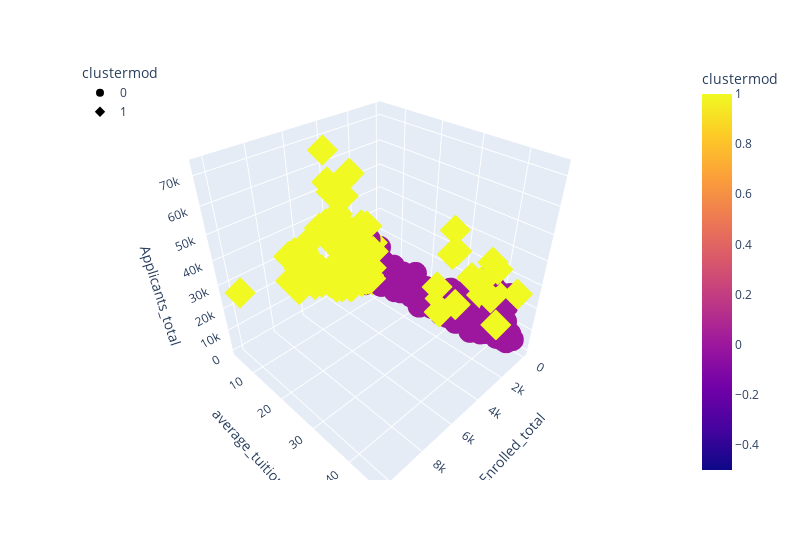

Write notebook code for a chart like this one.
### Code cell
fig = px.scatter_3d(
    colleges_df,
    x="Enrolled_total",
    y="average_tuition",
    z="Applicants_total",
    color="clustermod",
    symbol="clustermod",
    width=800,
)
fig.update_layout(legend=dict(x=0, y=1))
fig.show()

### Figure 1 — Plotly figure (JSON) as saved in the notebook; plotly's stock layout.template omitted (floating-point values rounded to 4 significant figures; data arrays with more than 128 entries replaced by an {"elided": "..."} marker saying what was removed)
{"data": [{"hovertemplate": "clustermod=%{marker.color}<br>Enrolled_total=%{x}<br>average_tuition=%{y}<br>Applicants_total=%{z}<extra></extra>", "legendgroup": "0", "marker": {"color": {"elided": "953 int values"}, "coloraxis": "coloraxis", "symbol": "circle"}, "mode": "markers", "name": "0", "scene": "scene", "showlegend": true, "type": "scatter3d", "x": {"elided": "953 int values"}, "y": {"elided": "953 float values"}, "z": {"elided": "953 int values"}}, {"hovertemplate": "clustermod=%{marker.color}<br>Enrolled_total=%{x}<br>average_tuition=%{y}<br>Applicants_total=%{z}<extra></extra>", "legendgroup": "1", "marker": {"color": {"elided": "167 int values"}, "coloraxis": "coloraxis", "symbol": "diamond"}, "mode": "markers", "name": "1", "scene": "scene", "showlegend": true, "type": "scatter3d", "x": {"elided": "167 int values"}, "y": {"elided": "167 float values"}, "z": {"elided": "167 int values"}}], "layout": {"coloraxis": {"colorbar": {"title": {"text": "clustermod"}}, "colorscale": [[0, "#0d0887"], [0.1111, "#46039f"], [0.2222, "#7201a8"], [0.3333, "#9c179e"], [0.4444, "#bd3786"], [0.5556, "#d8576b"], [0.6667, "#ed7953"], [0.7778, "#fb9f3a"], [0.8889, "#fdca26"], [1, "#f0f921"]]}, "legend": {"title": {"text": "clustermod"}, "tracegroupgap": 0, "x": 0, "y": 1}, "margin": {"t": 60}, "scene": {"domain": {"x": [0, 1], "y": [0, 1]}, "xaxis": {"title": {"text": "Enrolled_total"}}, "yaxis": {"title": {"text": "average_tuition"}}, "zaxis": {"title": {"text": "Applicants_total"}}}, "width": 800}}
